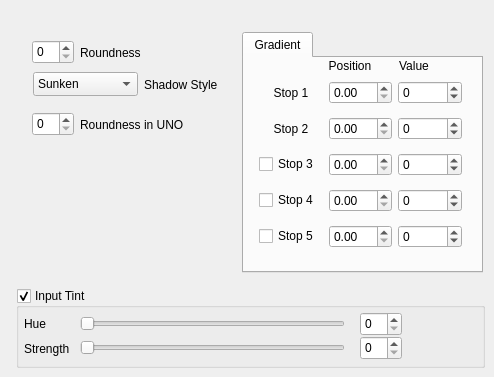
    <widget class="QWidget" name="page_6">
     <widget class="QLabel" name="label_6">
      <property name="geometry">
       <rect>
        <x>80</x>
        <y>112</y>
        <width>121</width>
        <height>25</height>
       </rect>
      </property>
      <property name="text">
       <string>Roundness in UNO</string>
      </property>
     </widget>
     <widget class="QTabWidget" name="tabWidget_4">
      <property name="geometry">
       <rect>
        <x>242</x>
        <y>32</y>
        <width>241</width>
        <height>241</height>
       </rect>
      </property>
      <widget class="QWidget" name="tabWidget_3Page1_2">
       <attribute name="title">
        <string>Gradient</string>
       </attribute>
       <widget class="QWidget" name="layoutWidget_5">
        <property name="geometry">
         <rect>
          <x>15</x>
          <y>16</y>
          <width>203</width>
          <height>181</height>
         </rect>
        </property>
        <layout class="QGridLayout" name="gridLayout_8">
         <item row="1" column="1">
          <widget class="QDoubleSpinBox" name="doubleInputgrad2">
           <property name="maximum">
            <double>1.000000000000000</double>
           </property>
           <property name="singleStep">
            <double>0.010000000000000</double>
           </property>
          </widget>
         </item>
         <item row="3" column="1">
          <widget class="QDoubleSpinBox" name="doubleInputgrad4">
           <property name="maximum">
            <double>1.000000000000000</double>
           </property>
           <property name="singleStep">
            <double>0.010000000000000</double>
           </property>
          </widget>
         </item>
         <item row="0" column="0">
          <widget class="QLabel" name="label_49">
           <property name="text">
            <string>Stop 1</string>
           </property>
           <property name="alignment">
            <set>Qt::AlignCenter</set>
           </property>
          </widget>
         </item>
         <item row="0" column="1">
          <widget class="QDoubleSpinBox" name="doubleInputgrad1">
           <property name="maximum">
            <double>1.000000000000000</double>
           </property>
           <property name="singleStep">
            <double>0.010000000000000</double>
           </property>
          </widget>
         </item>
         <item row="0" column="2">
          <widget class="QSpinBox" name="spinInputgrad1">
           <property name="minimum">
            <number>-100</number>
           </property>
           <property name="maximum">
            <number>100</number>
           </property>
          </widget>
         </item>
         <item row="1" column="0">
          <widget class="QLabel" name="label_50">
           <property name="text">
            <string>Stop 2</string>
           </property>
           <property name="alignment">
            <set>Qt::AlignCenter</set>
           </property>
          </widget>
         </item>
         <item row="1" column="2">
          <widget class="QSpinBox" name="spinInputgrad2">
           <property name="minimum">
            <number>-100</number>
           </property>
           <property name="maximum">
            <number>100</number>
           </property>
          </widget>
         </item>
         <item row="2" column="0">
          <widget class="QCheckBox" name="checkInputgrad3">
           <property name="text">
            <string>Stop 3</string>
           </property>
          </widget>
         </item>
         <item row="2" column="1">
          <widget class="QDoubleSpinBox" name="doubleInputgrad3">
           <property name="maximum">
            <double>1.000000000000000</double>
           </property>
           <property name="singleStep">
            <double>0.010000000000000</double>
           </property>
          </widget>
         </item>
         <item row="2" column="2">
          <widget class="QSpinBox" name="spinInputgrad3">
           <property name="minimum">
            <number>-100</number>
           </property>
           <property name="maximum">
            <number>100</number>
           </property>
          </widget>
         </item>
         <item row="3" column="2">
          <widget class="QSpinBox" name="spinInputgrad4">
           <property name="minimum">
            <number>-100</number>
           </property>
           <property name="maximum">
            <number>100</number>
           </property>
          </widget>
         </item>
         <item row="3" column="0">
          <widget class="QCheckBox" name="checkInputgrad4">
           <property name="text">
            <string>Stop 4</string>
           </property>
          </widget>
         </item>
         <item row="4" column="1">
          <widget class="QDoubleSpinBox" name="doubleInputgrad5">
           <property name="maximum">
            <double>1.000000000000000</double>
           </property>
           <property name="singleStep">
            <double>0.010000000000000</double>
           </property>
          </widget>
         </item>
         <item row="4" column="0">
          <widget class="QCheckBox" name="checkInputgrad5">
           <property name="text">
            <string>Stop 5</string>
           </property>
          </widget>
         </item>
         <item row="4" column="2">
          <widget class="QSpinBox" name="spinInputgrad5">
           <property name="minimum">
            <number>-100</number>
           </property>
           <property name="maximum">
            <number>100</number>
           </property>
          </widget>
         </item>
        </layout>
       </widget>
       <widget class="QLabel" name="label_91">
        <property name="geometry">
         <rect>
          <x>80</x>
          <y>0</y>
          <width>52</width>
          <height>16</height>
         </rect>
        </property>
        <property name="text">
         <string>Position</string>
        </property>
        <property name="alignment">
         <set>Qt::AlignCenter</set>
        </property>
       </widget>
       <widget class="QLabel" name="label_92">
        <property name="geometry">
         <rect>
          <x>144</x>
          <y>0</y>
          <width>52</width>
          <height>16</height>
         </rect>
        </property>
        <property name="text">
         <string>Value</string>
        </property>
        <property name="alignment">
         <set>Qt::AlignCenter</set>
        </property>
       </widget>
      </widget>
     </widget>
     <widget class="QGroupBox" name="groupInputtint">
      <property name="geometry">
       <rect>
        <x>16</x>
        <y>288</y>
        <width>469</width>
        <height>80</height>
       </rect>
      </property>
      <property name="title">
       <string>Input Tint</string>
      </property>
      <property name="checkable">
       <bool>true</bool>
      </property>
      <widget class="QSlider" name="horizontalInputhue">
       <property name="geometry">
        <rect>
         <x>64</x>
         <y>23</y>
         <width>265</width>
         <height>25</height>
        </rect>
       </property>
       <property name="maximum">
        <number>359</number>
       </property>
       <property name="orientation">
        <enum>Qt::Horizontal</enum>
       </property>
      </widget>
      <widget class="QSlider" name="horizontalInputstrength">
       <property name="geometry">
        <rect>
         <x>64</x>
         <y>47</y>
         <width>265</width>
         <height>25</height>
        </rect>
       </property>
       <property name="orientation">
        <enum>Qt::Horizontal</enum>
       </property>
      </widget>
      <widget class="QLabel" name="label_107">
       <property name="geometry">
        <rect>
         <x>8</x>
         <y>23</y>
         <width>52</width>
         <height>25</height>
        </rect>
       </property>
       <property name="text">
        <string>Hue</string>
       </property>
      </widget>
      <widget class="QLabel" name="label_108">
       <property name="geometry">
        <rect>
         <x>8</x>
         <y>52</y>
         <width>52</width>
         <height>17</height>
        </rect>
       </property>
       <property name="text">
        <string>Strength</string>
       </property>
      </widget>
      <widget class="QWidget" name="widgetInput" native="true">
       <property name="geometry">
        <rect>
         <x>400</x>
         <y>24</y>
         <width>49</width>
         <height>41</height>
        </rect>
       </property>
      </widget>
      <widget class="QSpinBox" name="spinBox_5">
       <property name="geometry">
        <rect>
         <x>344</x>
         <y>24</y>
         <width>42</width>
         <height>24</height>
        </rect>
       </property>
       <property name="maximum">
        <number>359</number>
       </property>
      </widget>
      <widget class="QSpinBox" name="spinBox_6">
       <property name="geometry">
        <rect>
         <x>344</x>
         <y>48</y>
         <width>42</width>
         <height>24</height>
        </rect>
       </property>
      </widget>
     </widget>
     <widget class="QLabel" name="label_109">
      <property name="geometry">
       <rect>
        <x>80</x>
        <y>44</y>
        <width>73</width>
        <height>17</height>
       </rect>
      </property>
      <property name="text">
       <string>Roundness</string>
      </property>
     </widget>
     <widget class="QSpinBox" name="spinInputround">
      <property name="geometry">
       <rect>
        <x>32</x>
        <y>40</y>
        <width>42</width>
        <height>24</height>
       </rect>
      </property>
     </widget>
     <widget class="QLabel" name="label_110">
      <property name="geometry">
       <rect>
        <x>144</x>
        <y>72</y>
        <width>89</width>
        <height>25</height>
       </rect>
      </property>
      <property name="text">
       <string>Shadow Style</string>
      </property>
     </widget>
     <widget class="QComboBox" name="comboInputround">
      <property name="geometry">
       <rect>
        <x>33</x>
        <y>72</y>
        <width>105</width>
        <height>24</height>
       </rect>
      </property>
      <item>
       <property name="text">
        <string>Sunken</string>
       </property>
      </item>
      <item>
       <property name="text">
        <string>Etched</string>
       </property>
      </item>
      <item>
       <property name="text">
        <string>Raised</string>
       </property>
      </item>
      <item>
       <property name="text">
        <string>Yosemite</string>
       </property>
      </item>
      <item>
       <property name="text">
        <string>Carved</string>
       </property>
      </item>
      <item>
       <property name="text">
        <string>Rectangle</string>
       </property>
      </item>
      <item>
       <property name="text">
        <string>El Capitan</string>
       </property>
      </item>
      <item>
       <property name="text">
        <string>Semi Carved</string>
       </property>
      </item>
     </widget>
     <widget class="QSpinBox" name="spinInputrounduno">
      <property name="geometry">
       <rect>
        <x>32</x>
        <y>112</y>
        <width>42</width>
        <height>24</height>
       </rect>
      </property>
     </widget>
    </widget>
